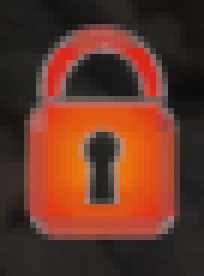
#> input picture source/assets/backpack-lock.png, 34 x 46 px (shown 6 times larger); its folder holds only this picture in this run
$ python -i backpack_anchor.py   (imports and definitions only)
#> lines starting #> are read from the running program, lines starting #| are printed output that depends on the picture
#> further down, picture is the input picture: shape (46, 34, 3); mean B, G, R 39.9, 55, 102.6
"""Locate the backpack by its header lock, then fit the visible 10 x 6 grid."""
from pathlib import Path
import threading
import time


class LockDetector:
    def __init__(self):
        import cv2
        import numpy as np
        self.cv, self.np = cv2, np
        cv2.setNumThreads(1)
        self.template = cv2.imdecode(np.fromfile(Path(__file__).with_name('assets') / 'backpack-lock.png', np.uint8), 0)
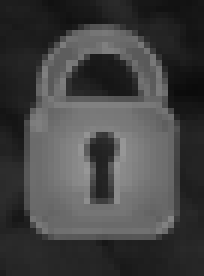
#> self.template: shape (46, 34) (shown 6 times larger); min 11, max 151, mean 67
        if self.template is None:
            raise ValueError('缺少背包锁定位图片')
        self.previous = None

    def locate(self, frame, hint=None):
        cv, np = self.cv, self.np
        gray = cv.cvtColor(frame, cv.COLOR_BGRA2GRAY if frame.shape[2] == 4 else cv.COLOR_BGR2GRAY)
        height, width = gray.shape
#> height = 46; width = 34
        best = None
        if hint:
            hx, hy = hint[0]*width, hint[1]*height
            left, top = max(0, int(hx-140)), max(0, int(hy-140))
            right, bottom = min(width, int(hx+140)), min(height, int(hy+140))
            best = self._match(gray[top:bottom, left:right], range(18, 110))
            if best:
                score, x, y, scale = best
                best = (score, x+left, y+top, scale)
        # Most frames only search a small area around the previous header lock.
        if not best and self.previous:
            x, y, scale = self.previous
            left, top = max(0, int(x - 160)), max(0, int(y - 110))
            right, bottom = min(width, int(x + 200)), min(height, int(y + 160))
            best = self._match(gray[top:bottom, left:right], [round(46 * scale) + d for d in (0, -1, 1)])
            if best:
                score, x, y, scale = best
                best = (score, x + left, y + top, scale)
        if not best:
            # Downsample only the broad search; the grid is fitted at native resolution.
            factor = min(1., 1400 / width)
#> factor = 1
            small = cv.resize(gray, None, fx=factor, fy=factor) if factor < 1 else gray
            target = max(12, round(46 * height / 1360 * factor))
#> target = 12
            sizes = sorted(range(max(10, round(target * .45)), round(target * 2.1) + 1), key=lambda n: abs(n-target))
            best = self._match(small, sizes)
            if best:
                score, x, y, scale = best
                best = (score, x / factor, y / factor, scale / factor)
        if not best:
            self.previous = None
            return None, {'state': 'searching_lock'}
        score, x, y, scale = best
        boxes, count = self._grid(gray, x, y, scale)
        if boxes is None:
            self.previous = None
            return None, {'state': 'searching_cells', 'confidence': round(score, 3), 'cells_seen': count}
        self.previous = (x, y, scale)
        return {'viewport': [width, height], 'slots': boxes, 'source': 'header_lock'}, {
            'state': 'ready', 'confidence': round(score, 3), 'cells_seen': count,
            'lock': [round(x), round(y), round(34*scale), round(46*scale)]}

    def _match(self, gray, heights):
        cv = self.cv
        best = None
        for h in heights:
            w = max(8, round(h * 34 / 46))
            if gray.shape[0] < h or gray.shape[1] < w:
                continue
            template = cv.resize(self.template, (w, h), interpolation=cv.INTER_AREA if h < 46 else cv.INTER_LINEAR)
            _, score, _, pos = cv.minMaxLoc(cv.matchTemplate(gray, template, cv.TM_CCOEFF_NORMED))
            if score >= .86 and (best is None or score > best[0]):
                best = (score, pos[0], pos[1], h / 46)
                if score >= .96:
                    break
#> this loop made 16 passes
#> (score, pos) on passes 1 to 12: (0.514, (15, 0)), (0.58, (14, 0)), (0.499, (15, 0)), (0.578, (14, 1)), (0.49, (18, 20)), (0.473, (18, 19)), (0.502, (18, 15)), (0.537, (18, 15)), (0.55, (18, 15)), (0.596, (17, 14)), (0.59, (17, 14)), (0.586, (16, 14))
        return best

    # [54 lines left out: function _grid, not called in this run]


class AnchorWorker:
    """Screen reads and CV work stay off Tk; requests/results contain no widgets."""
    # [14 lines left out: functions __init__, request, not called in this run]

    def suspend(self):
        self.target = self.result = None

    def set_hint(self, point):
        self.hint = tuple(point)

    def close(self):
        self.closed.set()
        self.thread.join(2)

    # [33 lines left out: function run, not called in this run]

>>> import cv2
>>> picture = cv2.imread('assets/backpack-lock.png')
>>> result = LockDetector().locate(picture)
